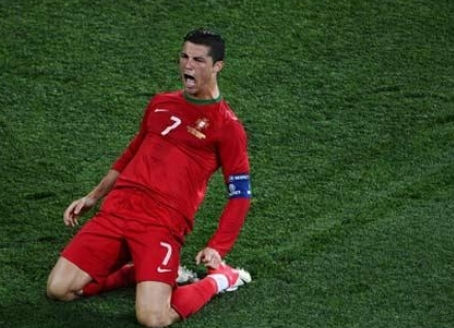
#> input picture opencv_ln/data/cluo.jpg, 454 x 328 px
$ python cv_sobel_canny.py   (older library calls are emulated)
#> lines starting #> are read from the running program, lines starting #| are printed output that depends on the picture; after the words box and inside, x2 and y2 are one past the last pixel; in counts of white or black regions, pixels touching at a corner belong together
# 图像渐变和边缘检测

import cv2
import numpy as np

img = cv2.imread('../data/cluo.jpg')
#> img is the input picture: shape (328, 454, 3); mean B, G, R 38.1, 65, 64.5

hsv = cv2.cvtColor(img, cv2.COLOR_BGR2HSV)
#> hsv: shape (328, 454, 3); mean H, S, V 67.7, 143.8, 86.7

lower_red = np.array([30, 150, 50])
upper_red = np.array([255, 255, 180])

mask = cv2.inRange(hsv, lower_red, upper_red)
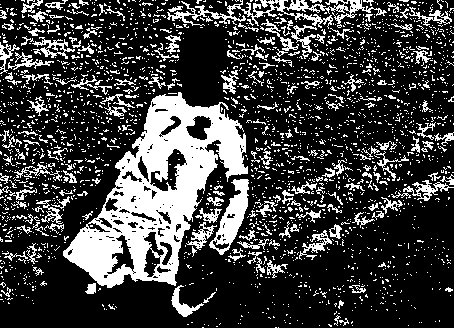
#> mask: shape (328, 454); 24.9% white; 2342 white regions (2150 under 20 px), largest, box (x1, y1, x2, y2) and area: (63, 92, 248, 288) 14536, (167, 0, 387, 29) 1770, (209, 179, 249, 255) 1193
res = cv2.bitwise_and(img, img, mask=mask)

laplacian = cv2.Laplacian(img, cv2.CV_64F)
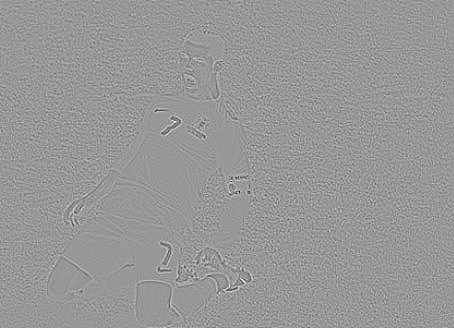
#> laplacian: shape (328, 454, 3) float64; mean B, G, R 0, 0, 0; drawn with min black and max white
sobelx = cv2.Sobel(img, cv2.CV_64F, 1, 0, ksize=5)
sobely = cv2.Sobel(img, cv2.CV_64F, 0, 1, ksize=5)
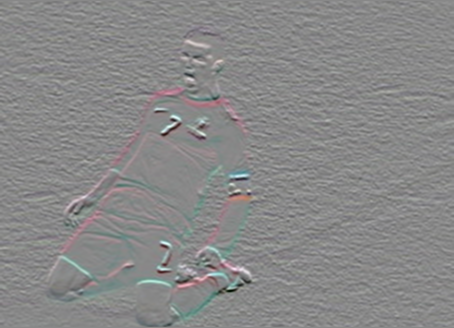
#> sobely: shape (328, 454, 3) float64; mean B, G, R 1.9, -1.9, -0.3; drawn with min black and max white

# canny 边缘检测
edges = cv2.Canny(img, 100, 200)
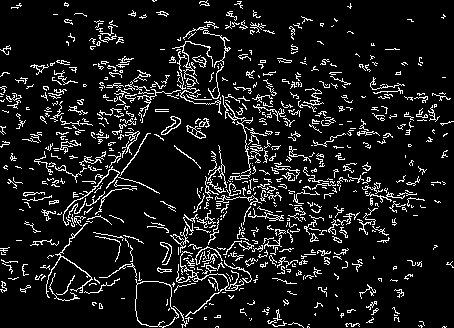
#> edges: shape (328, 454); 9.8% white in thin lines or dots
cv2.imshow('Edges', edges)

cv2.imshow('Original', img)
cv2.imshow('Res', res)
cv2.imshow('laplacian', laplacian)
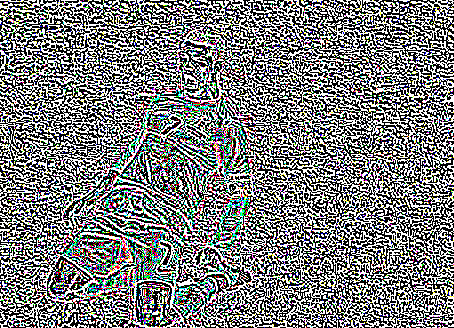
#> window 'laplacian': shape (328, 454, 3); mean B, G, R 124.7, 125.3, 124
cv2.imshow('sobelx', sobelx)
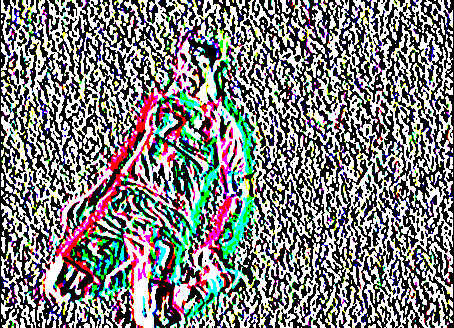
#> window 'sobelx': shape (328, 454, 3); mean B, G, R 127, 127.1, 127.3
cv2.imshow('sobely', sobely)
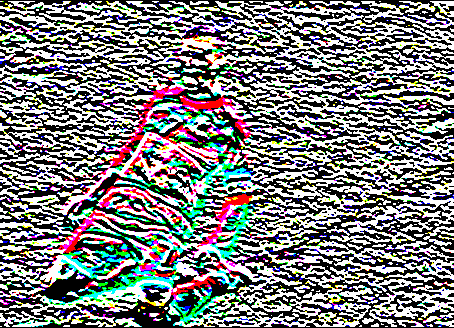
#> window 'sobely': shape (328, 454, 3); mean B, G, R 125.6, 125.5, 124.9

cv2.waitKey(0) & 0xFF
cv2.destroyAllWindows()
